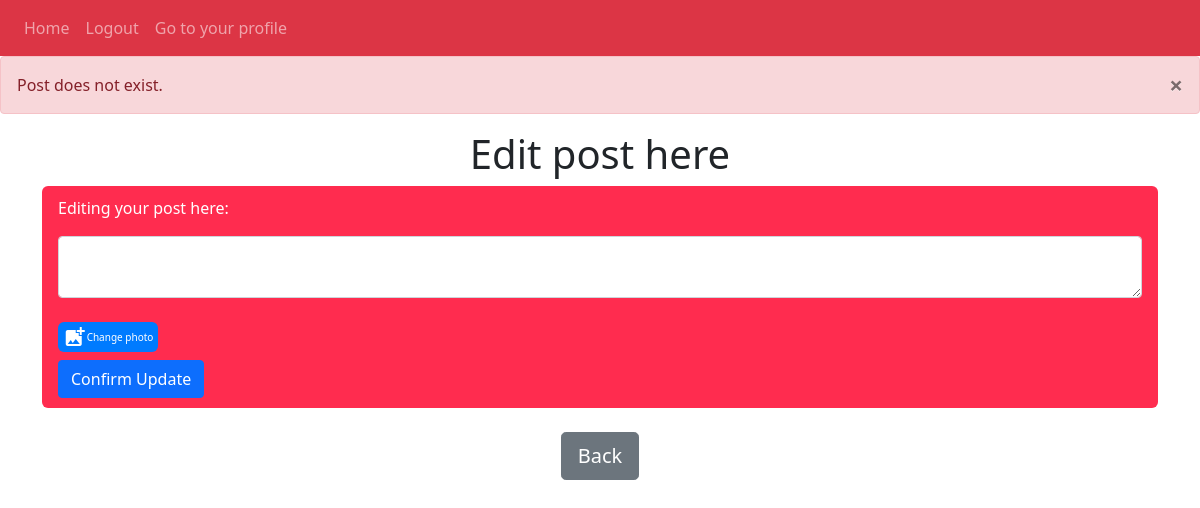
The page /edit-post/3 (signed in) on the database as committed earlier.
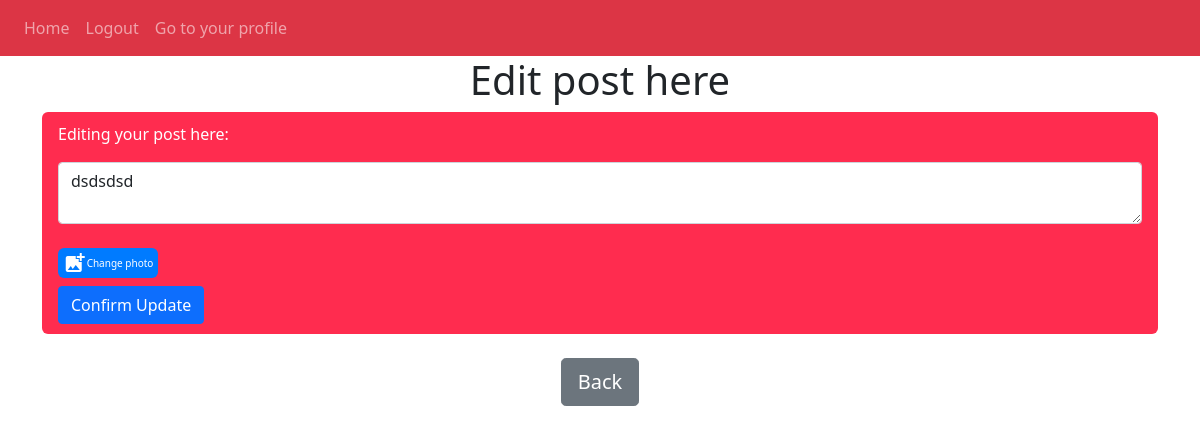
The same page on the database as committed later.
### models.py (models this page shows)
class Post(db.Model):
    __tablename__ = 'posts'
    id = db.Column(db.Integer, primary_key=True)
    img = db.Column(db.Text, nullable = True)
    body = db.Column(db.Text)
    timestamp = db.Column(db.DateTime, index=True, default=datetime.now)
    author_id = db.Column(db.Integer, db.ForeignKey('users.id'))
    comments = db.relationship('Comment', backref="post_comment", lazy=True)

### views.py (the view, shortened to what this page needs)
@views.route("/edit-post/<id>", methods = ['GET', 'POST'])
@login_required
def edit_post(id):
    post = Post.query.filter_by(id=id).first()
    if not post:
        flash("Post does not exist.", category='error')
    elif current_user.id != post.author_id:
        flash('You do not have permission to delete this post.', category='error')
    return render_template('edit-post.html', user= current_user, post= post)

### initial.py (called while the page is built)
def create_app():
    app = Flask(__name__)
    app.config['SECRET_KEY'] = 'okay'
    app.config['SQLALCHEMY_DATABASE_URI'] = f'sqlite:///{DB_NAME}'
    app.config['SQLALCHEMY_TRACK_MODIFICATIONS'] = False
    db.init_app(app)
    from views import views
    from auth import auth
    app.register_blueprint(views, url_prefix='/')
    app.register_blueprint(auth, url_prefix='/')
    from models import User, Post, Comment, Follow
    create_database(app)
    login_manager = LoginManager()
    login_manager.login_view = 'auth.login'
    login_manager.init_app(app)
    @login_manager.user_loader
    def load_user(id):
        return User.query.get(int(id))
    return app

### templates/edit-post.html (shortened to what this page needs)
{% extends "base.html" %} {% block title %}Home{% endblock %} {% block content
    %}
<h1 align="center">Edit post here</h1>
<form method="POST" style="background-color: rgb(255, 44, 79); border-radius: 6px;" enctype="multipart/form-data">
    <div class="container-cus">
        <p style="color: white;">Editing your post here:</p>
        <textarea name="post" id="post" class="form-control">{{post.body}}</textarea>
        <br />
        <div>
        <label for="file">
            <span class="material-icons">
            </span>
            Change photo
        </label>
        </div>
        <div>
            <button type="submit" class="btn btn-primary">Confirm Update</button>
        </div>
    </div>
</form>
<br />
<div align="center">
  <a href="/"
    ><button type="button" class="btn btn-lg btn-secondary">Back</button></a
  >
</div>
{% endblock %}

Rows that differ between the two databases and show on the page:
added Post: post "dsdsdsd"
Other text that changed with them:
list line gone: "Post does not exist. ×"
